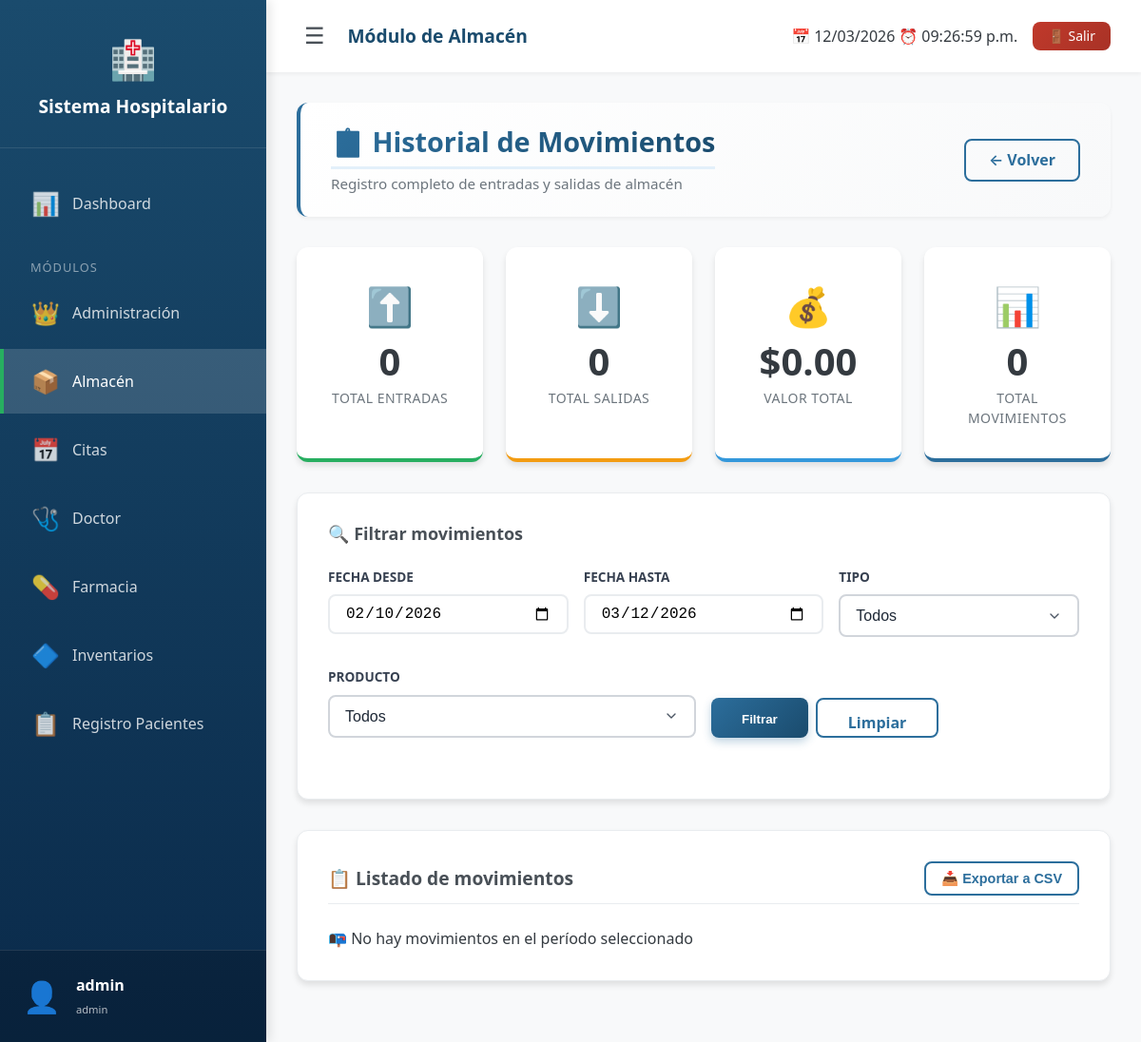
Page /Hospital/modules/almacen/movimientos.php (signed in) on the committed database.
### tables this page shows
CREATE TABLE `modulos` (
  `id` int(11) NOT NULL,
  `nombre` varchar(50) DEFAULT NULL,
  `ruta` varchar(100) DEFAULT NULL
);

### Hospital/modules/almacen/movimientos.php (the view, shortened to what this page needs)
<?php
require_once '../../config/db.php';
require_once '../../includes/header.php';
$fecha_desde = $_GET['fecha_desde'] ?? date('Y-m-d', strtotime('-30 days'));
$fecha_hasta = $_GET['fecha_hasta'] ?? date('Y-m-d');
$sql = "
    SELECT
        m.id,
        m.producto_id,
        m.tipo_movimiento,
        m.cantidad,
        m.motivo,
        m.fecha_movimiento,
        p.nombre as producto_nombre,
        p.codigo as producto_codigo,
        c.nombre as categoria_nombre,
        u.nombre as usuario_nombre,
        p.precio_unitario,
        (m.cantidad * p.precio_unitario) as valor_movimiento
    FROM movimientos_inventario m
    JOIN productos p ON m.producto_id = p.id
    LEFT JOIN categorias_almacen c ON p.categoria_almacen_id = c.id
    JOIN usuarios u ON m.usuario_id = u.id
    WHERE DATE(m.fecha_movimiento) BETWEEN :desde AND :hasta
        AND p.departamento = 'almacen'
";
$params = [
    ':desde' => $fecha_desde,
    ':hasta' => $fecha_hasta
];
$sql .= " ORDER BY m.fecha_movimiento DESC";
$stmt = $pdo->prepare($sql);
$stmt->execute($params);
$movimientos = $stmt->fetchAll();
$total_entradas = 0;
$total_salidas = 0;
$total_valor = 0;
?>
<div class="fade-in modulo-almacen">
    <div class="almacen-header">
        <div>
            <h1>📋 Historial de Movimientos</h1>
            <p class="almacen-subtitle">Registro completo de entradas y salidas de almacén</p>
        </div>
        <a href="index.php" class="almacen-btn almacen-btn-outline">← Volver</a>
    </div>
    <div class="almacen-stats">
        <div class="almacen-stat-card success">
            <div class="almacen-stat-icon">⬆️</div>
            <div class="almacen-stat-value"><?= $total_entradas ?></div>
            <div class="almacen-stat-label">Total Entradas</div>
        </div>
        <div class="almacen-stat-card warning">
            <div class="almacen-stat-icon">⬇️</div>
            <div class="almacen-stat-value"><?= $total_salidas ?></div>
            <div class="almacen-stat-label">Total Salidas</div>
        </div>
        <div class="almacen-stat-card info">
            <div class="almacen-stat-icon">💰</div>
            <div class="almacen-stat-value">$<?= number_format($total_valor, 2) ?></div>
            <div class="almacen-stat-label">Valor Total</div>
        </div>
        <div class="almacen-stat-card primary">
            <div class="almacen-stat-icon">📊</div>
            <div class="almacen-stat-value"><?= count($movimientos) ?></div>
            <div class="almacen-stat-label">Total Movimientos</div>
        </div>
    </div>
    <div class="almacen-card">
        <h3>🔍 Filtrar movimientos</h3>
        <form method="GET" class="almacen-form-row">
            <div class="almacen-form-group">
                <label>Fecha desde</label>
                <input type="date" name="fecha_desde" class="almacen-form-control" value="<?= $fecha_desde ?>">
            </div>
            <div class="almacen-form-group">
                <label>Fecha hasta</label>
                <input type="date" name="fecha_hasta" class="almacen-form-control" value="<?= $fecha_hasta ?>">
            </div>
            <div class="almacen-form-group">
                <label>Tipo</label>
                <select name="tipo" class="almacen-form-control">
                    <option value="">Todos</option>
                </select>
            </div>
            <div class="almacen-form-group">
                <label>Producto</label>
                <select name="producto_id" class="almacen-form-control">
                    <option value="">Todos</option>
                </select>
            </div>
            <div class="almacen-form-group" style="display: flex; align-items: flex-end;">
                <button type="submit" class="almacen-btn almacen-btn-primary">Filtrar</button>
                <a href="movimientos.php" class="almacen-btn almacen-btn-outline" style="margin-left: 0.5rem;">Limpiar</a>
            </div>
        </form>
    </div>
    <div class="almacen-card">
        <div class="almacen-card-header">
            <h3>📋 Listado de movimientos</h3>
            <button onclick="exportarCSV()" class="almacen-btn almacen-btn-sm almacen-btn-outline">
                📥 Exportar a CSV
            </button>
        </div>
        <?php if (empty($movimientos)): ?>
            <div class="almacen-mensaje">
                <p>📭 No hay movimientos en el período seleccionado</p>
            </div>
        <?php endif; ?>
    </div>
</div>
<?php require_once '../../includes/footer.php'; ?>

### Hospital/includes/header.php (shortened to what this page needs)
<?php
$menu_modulos = [];
if (isset($_SESSION['user_id'])) {
    require_once __DIR__ . '/../config/db.php';
    try {
        $stmt = $pdo->prepare("
            SELECT m.nombre, m.ruta,
                   CASE m.nombre
                       WHEN 'Administración' THEN '👑'
                       WHEN 'Almacén' THEN '📦'
                       WHEN 'Citas' THEN '📅'
                       WHEN 'Doctor' THEN '🩺'
                       WHEN 'Farmacia' THEN '💊'
                       WHEN 'Registro Pacientes' THEN '📋'
                       ELSE '🔷'
                   END as icono
            FROM usuario_modulos um
            JOIN modulos m ON um.modulo_id = m.id
            WHERE um.usuario_id = ?
            ORDER BY m.nombre
        ");
        $stmt->execute([$_SESSION['user_id']]);
        $menu_modulos = $stmt->fetchAll();
    } catch (PDOException $e) {
        error_log("Error al cargar módulos: " . $e->getMessage());
        $menu_modulos = [];
    }
}
?>
<!DOCTYPE html>
<html lang="es">
<head>
    <link rel="stylesheet" href="<?= BASE_URL ?>assets/css/estilos.css">
    <?php
    $ruta_actual = $_SERVER['PHP_SELF'];
    if (strpos($ruta_actual, '/modules/almacen/') !== false): ?>
        <link rel="stylesheet" href="<?= BASE_URL ?>modules/almacen/assets/css/almacen.css">
    <?php
    elseif (strpos($ruta_actual, '/modules/farmacia/') !== false): ?>
        <link rel="stylesheet" href="<?= BASE_URL ?>modules/farmacia/assets/css/farmacia.css">
    <?php endif; ?>
</head>
<body class="<?php echo (strpos($_SERVER['PHP_SELF'], '/modules/almacen/') !== false) ? 'modulo-almacen' : ''; ?>">
    <div class="app-wrapper">
        <aside class="sidebar" id="sidebar">
            <div class="sidebar-logo">
                <div class="logo-icon">🏥</div>
                <h2><?= SISTEMA_NOMBRE ?></h2>
            </div>
            <?php if (isset($_SESSION['user_id'])): ?>
                <ul class="nav-menu">
                    <li class="nav-item">
                        <a href="<?= BASE_URL ?>dashboard.php" class="nav-link <?= basename($_SERVER['PHP_SELF']) == 'dashboard.php' ? 'active' : '' ?>">
                            <span class="nav-icon">📊</span>
                            <span class="nav-text">Dashboard</span>
                        </a>
                    </li>
                    <li class="nav-item" style="margin-top: var(--spacing-lg);">
                        <div style="padding: 0 var(--spacing-lg); color: rgba(255,255,255,0.5); font-size: 0.8rem; text-transform: uppercase; letter-spacing: 1px;">
                            <span class="nav-text">Módulos</span>
                        </div>
                    </li>
                    <?php if (!empty($menu_modulos)): ?>
                        <?php foreach ($menu_modulos as $modulo): ?>
                            <li class="nav-item">
                                <a href="<?= BASE_URL ?>modules/<?= $modulo['ruta'] ?>/index.php"
                                   class="nav-link <?= strpos($_SERVER['PHP_SELF'], $modulo['ruta']) !== false ? 'active' : '' ?>">
                                    <span class="nav-icon"><?= $modulo['icono'] ?></span>
                                    <span class="nav-text"><?= $modulo['nombre'] ?></span>
                                </a>
                            </li>
                        <?php endforeach; ?>
                    <?php endif; ?>
                </ul>
                <div class="user-info-sidebar">
                    <div class="user-name">
                        <span class="user-avatar">👤</span>
                        <span class="nav-text">
                            <strong><?= htmlspecialchars($_SESSION['usuario'] ?? 'Usuario') ?></strong>
                            <br>
                            <small style="font-size: 0.7rem; opacity: 0.7;"><?= $_SESSION['rol'] ?? '' ?></small>
                        </span>
                    </div>
                </div>
            <?php endif; ?>
        </aside>
        <main class="main-content" id="mainContent">
            <header class="main-header">
                <div style="display: flex; align-items: center; gap: var(--spacing-md);">
                    <button class="sidebar-toggle" id="sidebarToggle" title="Toggle sidebar">
                        ☰
                    </button>
                    <h2 style="margin: 0; font-size: 1.2rem;">
                        <?php
                        $pagina = basename($_SERVER['PHP_SELF']);
                        $modulo = basename(dirname($_SERVER['PHP_SELF']));
                        if ($pagina == 'dashboard.php') {
                            echo 'Panel Principal';
                        } elseif ($modulo == 'admin') {
                            echo 'Administración';
                        } elseif ($modulo == 'almacen') {
                            echo 'Módulo de Almacén';
                        } elseif ($modulo == 'farmacia') {
                            echo 'Módulo de Farmacia';
                        } else {
                            echo ucfirst(str_replace('.php', '', $pagina));
                        }
                        ?>
                    </h2>
                </div>
                <?php if (isset($_SESSION['user_id'])): ?>
                    <div style="display: flex; align-items: center; gap: var(--spacing-md);">
                        <span style="display: flex; align-items: center; gap: var(--spacing-xs);">
                            <span>📅</span>
                            <span id="fechaActual"><?= date('d/m/Y') ?></span>
                            <span>⏰</span>
                            <span id="horaActual"></span>
                        </span>
                        <a href="<?= BASE_URL ?>logout.php" class="btn btn-sm btn-danger" onclick="return confirm('¿Cerrar sesión?')">
                            🚪 Salir
                        </a>
                    </div>
                <?php endif; ?>
            </header>
            <div style="flex: 1; padding: var(--spacing-xl);">

### Hospital/assets/css/estilos.css (style rules this page uses)
:root { --primary: #2c6e9c; --primary-dark: #1a4b6d; --primary-light: #4a8bb7; --primary-soft: #e3f0fa; --success: #27ae60; --success-dark: #219a52; --success-light: #d4edda; --danger: #c0392b; --danger-dark: #a83226; --danger-light: #f8d7da; --warning: #f39c12; --warning-light: #fff3cd; --info: #3498db; --info-light: #d1ecf1; --gray-100: #f8f9fa; --gray-200: #e9ecef; --gray-300: #dee2e6; --gray-400: #ced4da; --gray-500: #adb5bd; --gray-600: #6c757d; --gray-700: #495057; --gray-800: #343a40; --gray-900: #212529; --shadow-sm: 0 2px 4px rgba(0,0,0,0.05); --shadow-md: 0 4px 6px rgba(0,0,0,0.1); --shadow-lg: 0 10px 15px rgba(0,0,0,0.1); --shadow-xl: 0 20px 25px rgba(0,0,0,0.15); --radius-sm: 4px; --radius-md: 8px; --radius-lg: 12px; --radius-xl: 20px; --spacing-xs: 4px; --spacing-sm: 8px; --spacing-md: 16px; --spacing-lg: 24px; --spacing-xl: 32px; --spacing-xxl: 48px; --font-family: 'Segoe UI', Roboto, system-ui, -apple-system, sans-serif; --font-size-xs: 0.75rem; --font-size-sm: 0.875rem; --font-size-md: 1rem; --font-size-lg: 1.125rem; --font-size-xl: 1.25rem; --font-size-xxl: 1.5rem; --transition-fast: 150ms ease; --transition-normal: 250ms ease; --transition-slow: 350ms ease; }
* { margin: 0; padding: 0; box-sizing: border-box; }
html { font-size: 16px; scroll-behavior: smooth; }
body { font-family: var(--font-family); background: linear-gradient(135deg, #f5f7fa 0%, #e9eef2 100%); color: var(--gray-800); line-height: 1.5; min-height: 100vh; display: flex; flex-direction: column; }
h1, h2, h3, h4, h5, h6 { color: var(--gray-800); margin-bottom: var(--spacing-lg); font-weight: 600; line-height: 1.2; }
h1 { font-size: var(--font-size-xxl); border-bottom: 3px solid var(--primary-soft); padding-bottom: var(--spacing-sm); display: inline-block; }
h2 { font-size: var(--font-size-xl); color: var(--primary-dark); }
h3 { font-size: var(--font-size-lg); color: var(--gray-700); display: flex; align-items: center; gap: var(--spacing-sm); }
.btn { display: inline-flex; align-items: center; justify-content: center; gap: var(--spacing-sm); padding: var(--spacing-md) var(--spacing-xl); border: none; border-radius: var(--radius-md); font-size: var(--font-size-md); font-weight: 500; cursor: pointer; transition: all var(--transition-fast); text-decoration: none; line-height: 1; position: relative; overflow: hidden; }
.btn::after { content: ''; position: absolute; top: 50%; left: 50%; width: 0; height: 0; border-radius: 50%; background: rgba(255, 255, 255, 0.3); transform: translate(-50%, -50%); transition: width 0.3s, height 0.3s; }
.btn-danger { background: linear-gradient(135deg, var(--danger) 0%, var(--danger-dark) 100%); color: white; }
.btn-sm { padding: var(--spacing-sm) var(--spacing-md); font-size: var(--font-size-sm); }
.fade-in { animation: fadeIn 0.5s ease; }
.main-header h2 { color: var(--primary-dark); font-size: 1.1rem; font-weight: 600; margin: 0; }
.sidebar, .main-content { transition: all 0.3s cubic-bezier(0.4, 0, 0.2, 1); }

### rows in the picture
modulos: icono "👑", nombre "Administración"
modulos: icono "📦", nombre "Almacén"
modulos: icono "📅", nombre "Citas"
modulos: icono "🩺", nombre "Doctor"
modulos: icono "💊", nombre "Farmacia"
modulos: icono "🔷", nombre "Inventarios"
modulos: icono "📋", nombre "Registro Pacientes"

### other values in the picture
SISTEMA_NOMBRE "Sistema Hospitalario"
$_SESSION['usuario'] "admin"
$_SESSION['rol'] "admin"
$total_entradas "0"
$total_salidas "0"
$total_valor "0.00"
count($movimientos) "0"
